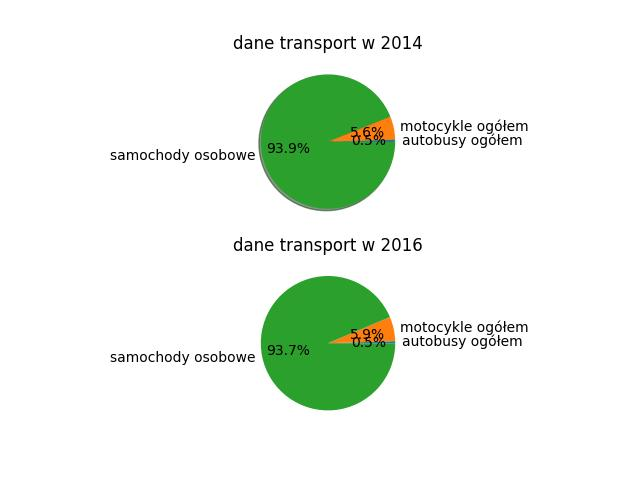

Python code for this plot:
import matplotlib.pyplot as plt
import  pandas as pd
import numpy as np
df=pd.read_csv("transport22.csv",sep=";",header=None).T
df[3]=df[3].str.replace(" ","")
df[3]=df[3].astype({3:"int"})
print(df)
transport2014=df[df[1]=="2014"].groupby([0])[3].sum()
transport2016=df[df[1]=="2016"].groupby([0])[3].sum()
rodzaje=df[0].drop_duplicates().sort_values()
plt.subplot(2,1,1)
plt.pie(transport2014,labels=rodzaje,autopct="%1.1f%%",shadow=True)
plt.title("dane transport w 2014")
plt.subplot(2,1,2)
plt.pie(transport2016,labels=rodzaje,autopct="%1.1f%%")
plt.title("dane transport w 2016")
plt.savefig("zad3.jpg")
plt.show()